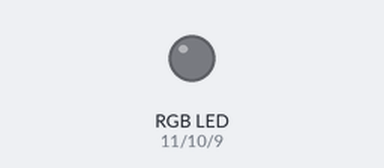
Bench run of a sketch on a simulated Arduino Uno, built with avr-gcc and run on an emulated ATmega328P. On the bench: an RGB LED mixed from three pins (HIGH = lit).

Above: at 0.15 s.
At 4.36 s:
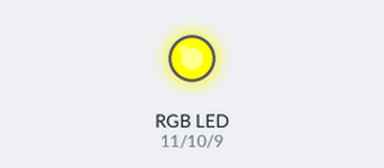
At 6.46 s:
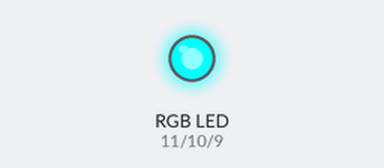
At 8.7 s:
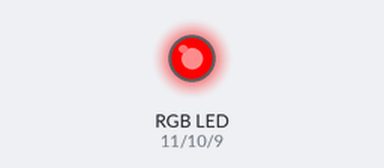
At 10.7 s:
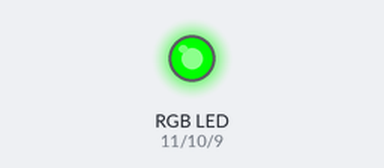
At 37.4 s:
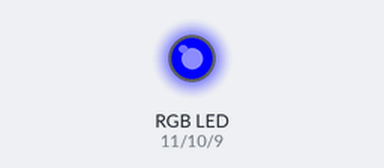
Timing chart, 0 to 40.0 s (numbered marks = the images above):
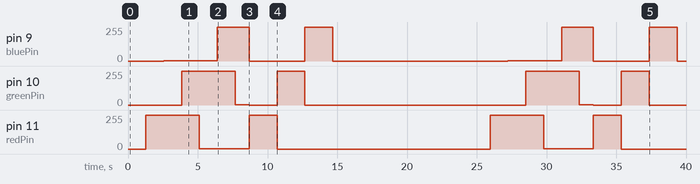

Measured:
- by itself, pin 9 (bluePin): 0/255 → 1/255 at 2.6 s, → 255/255 3.8 s later, → 0/255 2.3 s later, → 255/255 4.0 s later, … (10 changes in this stretch)
- by itself, pin 11 (redPin): 0/255 → 255/255 at 1.3 s, → 1/255 3.8 s later, → 255/255 3.6 s later, → 0/255 2.0 s later, … (8 changes in this stretch)
- by itself, pin 10 (greenPin): 0/255 → 255/255 at 3.8 s, → 1/255 3.8 s later, → 0/255 1.0 s later, → 255/255 2.0 s later, … (10 changes in this stretch)

The sketch:

RGB_LED.ino
```cpp
/*
RGB LED Steuerung
*/

int redPin = 11;
int bluePin = 9;
int greenPin = 10;
int FADESPEED = 5;
// uncomment if your RGB LEDs works with Common Anode
//#define COMMON_ANODE

void setup()
{
  Serial.begin(9600);
  pinMode(redPin, OUTPUT);
  pinMode(bluePin, OUTPUT);
  pinMode(greenPin, OUTPUT);
}

void loop()
{
  fadeRGB();
  delay(1000);
  // RED
  setColor(255,0,0);
  delay(2000);
  // Green
  setColor(0,255,0);
  delay(2000);
  // Blue
  setColor(0,0,255);
  delay(2000);
  setColor(0,0,0);
  delay(10000);
}

// smooth fade RGB LED
void fadeRGB()
{
  int r, g, b;

  // fade from blue to violet
  for (r = 0; r < 256; r++) {
    analogWrite(redPin, r);
    delay(FADESPEED);
  }
  // fade from violet to red
  for (b = 255; b > 0; b--) {
    analogWrite(bluePin, b);
    delay(FADESPEED);
  }
  // fade from red to yellow
  for (g = 0; g < 256; g++) {
    analogWrite(greenPin, g);
    delay(FADESPEED);
  }
  // fade from yellow to green
  for (r = 255; r > 0; r--) {
    analogWrite(redPin, r);
    delay(FADESPEED);
  }
  // fade from green to teal
  for (b = 0; b < 256; b++) {
    analogWrite(bluePin, b);
    delay(FADESPEED);
  }
  // fade from teal to blue
  for (g = 255; g > 0; g--) {
    analogWrite(greenPin, g);
    delay(FADESPEED);
  }
}

void setColor(int red, int green, int blue)
{
  /*
  red = 255 - red;
  green = 255 - green;
  blue = 255 - blue;
  */
  analogWrite(redPin, red);
  analogWrite(greenPin, green);
  analogWrite(bluePin, blue);
}
```
